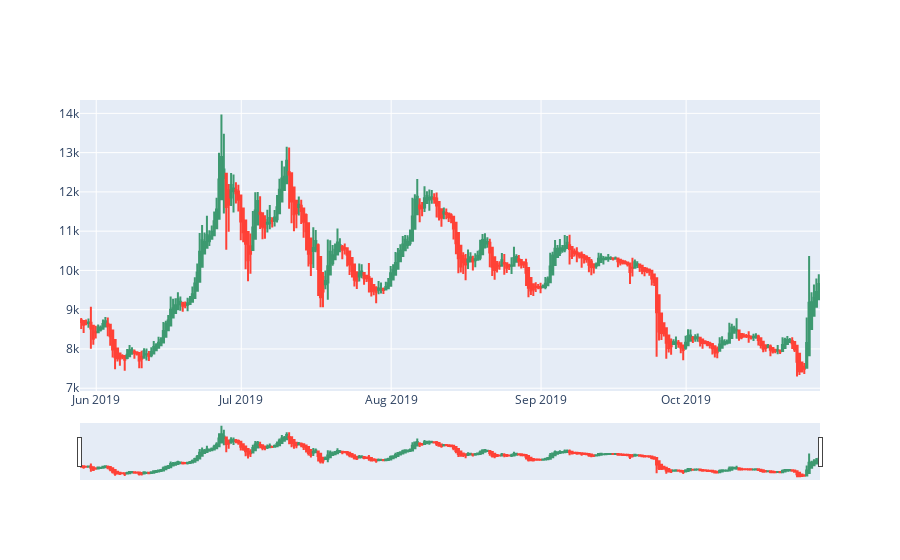

Write notebook code for a chart like this one.
### Code cell
import plotly.graph_objects as go

import pandas as pd
from datetime import datetime

df = heikin_ashi_data

fig = go.Figure(data=[go.Candlestick(x=df['datetime'],
                open=df['open'],
                high=df['high'],
                low=df['low'],
                close=df['close'])])
fig.show()

### Figure 1 — Plotly figure (JSON) as saved in the notebook; plotly's stock layout.template omitted (floating-point values rounded to 4 significant figures; data arrays with more than 128 entries replaced by an {"elided": "..."} marker saying what was removed)
{"data": [{"close": {"elided": "306 float values"}, "high": {"elided": "306 float values"}, "low": {"elided": "306 float values"}, "open": {"elided": "306 float values"}, "type": "candlestick", "x": {"elided": "306 str values"}}], "layout": {}}
